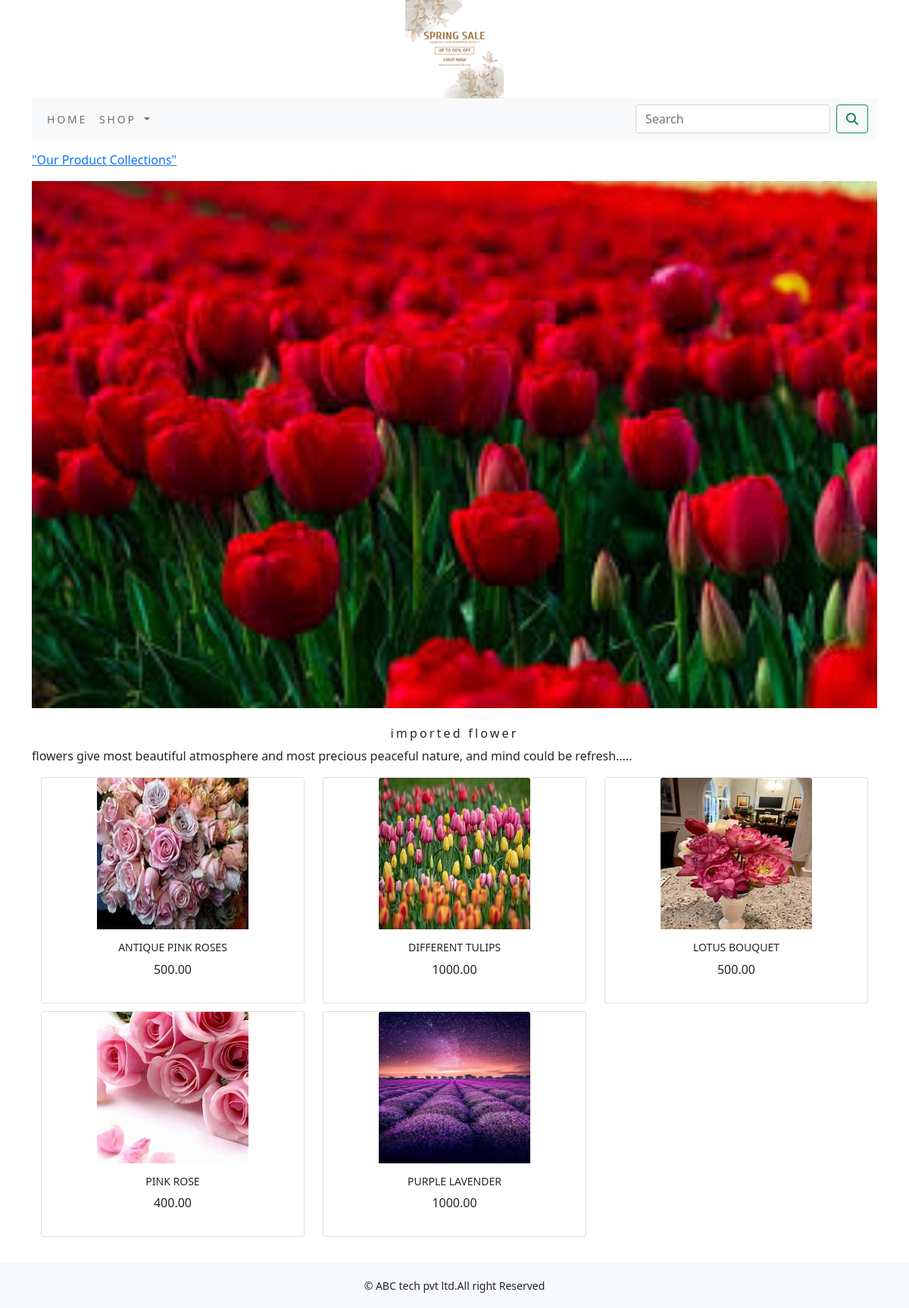
Screenshot of /shop/imported-flower/ with the database file from the repository.
### shop/models.py (models this page shows, shortened)
class Category(models.Model):
    name=models.CharField(max_length=250,unique=True)
    slug=models.SlugField(max_length=250,unique=True)
    description=models.TextField(blank=True)
    image=models.ImageField(upload_to='category',blank=True)
    class Meta:
        ordering=('name',)
        verbose_name='category'
        verbose_name_plural='categories'
    def get_url(self):
        return reverse('shop:products_by_category',args=[self.slug])

class Product(models.Model):
    name = models.CharField(max_length=250, unique=True)
    slug = models.SlugField(max_length=250, unique=True)
    description = models.TextField(blank=True)
    price=models.DecimalField(max_digits=10,decimal_places=2)
    category=models.ForeignKey(Category,on_delete=models.CASCADE)
    image = models.ImageField(upload_to='product', blank=True)
    stock=models.IntegerField()
    available=models.BooleanField(default=True)
    created=models.DateTimeField(auto_now_add=True)
    updated=models.DateTimeField(auto_now=True)
    def get_url(self):
        return reverse('shop:prodCatdetail',args=[self.category.slug,self.slug])
    class Meta:
        ordering=('name',)
        verbose_name='product'
        verbose_name_plural='products'

### shop/views.py (the view)
# urls.py: path('', views.allProdCat, name='allProdCat'),
def allProdCat(request,c_slug=None):
    c_page=None
    products_list=None
    if c_slug:
        c_page=get_object_or_404(Category,slug=c_slug)
        products_list=Product.objects.all().filter(category=c_page,available=True)
    else:
        products_list=Product.objects.all().filter(available=True)
    paginator=Paginator(products_list,6)
    try:
        page=int(request.GET.get('page','1'))
    except:
        page=1
    try:
        products=paginator.page(page)
    except (EmptyPage,InvalidPage):
        products=paginator.page(paginator.num_pages)
    return render(request,"category.html",{'category':c_page,'products':products})

### cart/context_processors.py (called while the page is built)
def counter(request):
    item_count=0
    if 'admin' in request.path:
        return  {}
    else:
        try:
            cart=Cart.objects.filter(cart_id=_cart_id(request))
            cart_items=CartItem.objects.all().filter(cart=cart[:1])
            for cart_item in cart_items:
                item_count += cart_item.quantity
        except Cart.DoesNotExist:
            item_count =0
        return dict(item_count=item_count)

### cart/views.py (called while the page is built)
def _cart_id(request):
    cart=request.session.session_key
    if not cart:
        cart=request.session.create()
    return cart

### shop/context_processors.py (called while the page is built)
def menu_links(request):
    links=Category.objects.all()
    return dict(links=links)

### templates/category.html (shortened to what this page needs)
{% extends 'base.html' %}
{% load static %}
{% block content %}
{% if category %}
    <div>
        <div class="row my_row_class">
            <div class="mx-auto">
            <p><a href="% url 'shop:allProdCat' %}">"Our Product Collections"</a></p>
        </div>
            </div>
    </div>
    {% endif %}
<div class="mx_auto">
    {% if category %}
        <img class="my_image" src="{{category.image.url}}" alt="{{category.name}}" >
</div>
    <br>
<div>
        <h1 class="text-center my_title">{{category.name}}</h1>
        <p class="text-justify">{{category.description}}</p>
</div>
    {% endif %}
<div class="container">
    <div class="row mx_auto">
        {% for product in products.object_list %}
        <div class="my_bottom_margin col-9 col-sm-12 col-md-4 xol-lg-4">
            <div class="card text-center" style="min-width:18rem;">
                <a href="{{product.get_url}}"><img  class="card-img-top my_image" src="{{product.image.url}}" alt="{{product.name}}" style="height:200px;width:200px;"></a>
            <div class="card-body">
                <h4>{{product.name}}</h4>
                <p>{{product.price}}</p>
            </div>
            </div>
        </div>
        {% endfor %}
    </div>
    <br>
</div>
{% endblock %}

### static/css/custom.css (style rules this page uses)
body { font-family: 'Roboto', sans-serif; }
.my_row_class { padding-top :15px; }
.my_image { width:100%; height:auto; }
.my_title { font-size:16px; text_transform:uppercase; letter-spacing:.2em; }
.my_bottom_margin { margin-bottom:10px; }
.card-body h4 { font-size:14px; text-transform:uppercase; latter-spacing:.2em; }

### rows the page displays
Category: image (picture), name "imported flower", description "flowers give most beautiful atmosphere and most precious peaceful nature, and mind could be refresh....."
Product: image (picture), name "ANTIQUE PINK ROSES", price "500.00"
Product: image (picture), name "DIFFERENT TULIPS", price "1000.00"
Product: image (picture), name "LOTUS BOUQUET", price "500.00"
Product: image (picture), name "PINK ROSE", price "400.00"
Product: image (picture), name "PURPLE LAVENDER", price "1000.00"
